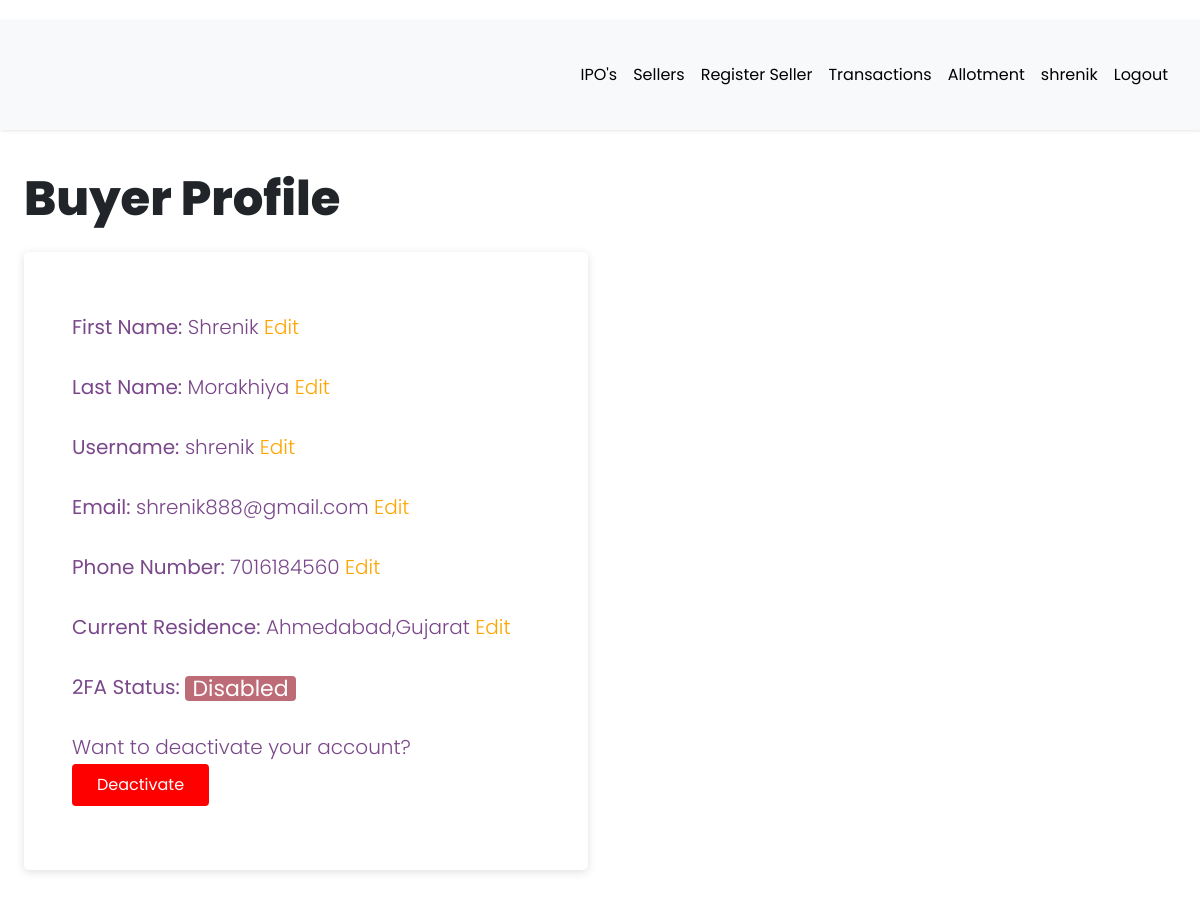
/buyer/profile (signed in), run on the app's committed database.
### app/models.py (models this page shows, shortened)
class User(db.Model, UserMixin):
    __tablename__ = "user"
    id = db.Column(db.Integer, primary_key=True)
    first_name = db.Column(db.String(64), index=True, default="First Name", nullable=False)
    last_name = db.Column(db.String(64), index=True, nullable=True)
    username = db.Column(db.String(64), index=True, unique=True, nullable=False)
    email = db.Column(db.String(128), index=True, nullable=False)
    password_hash = db.Column(db.String(128))
    confirm_password = db.Column(db.String(128))
    phone_number = db.Column(db.String(20), nullable=False, unique = True)
    verification_phone = db.Column(db.String(20))
    active = db.Column(db.Boolean, nullable=False, default=True)
    delete_account = db.Column(db.Boolean, default=False)
    registered_at = db.Column(db.DateTime, default=datetime.utcnow, nullable=False)
    emails = db.relationship("Email", backref="author", lazy="dynamic")
    type = db.Column(db.String(64))
    __mapper_args__ = {"polymorphic_identity": "user", "polymorphic_on": "type"}
    def two_factor_enabled(self):
        return self.verification_phone is not None
    @property
    def is_active(self):
        return self.active

class Buyer(User):
    __tablename__ = "buyer"
    id = db.Column(
        db.Integer,
        db.ForeignKey("user.id", ondelete="CASCADE", name="fk_buyer_user_id"),  # Explicit FK name
        primary_key=True
    )
    current_residence = db.Column(db.String(64), default="Ahmedabad, Gujarat")
    __mapper_args__ = {"polymorphic_identity": "buyer", "polymorphic_load": "inline"}

### app/routes.py (the view)
@app.route("/buyer/profile")
@login_required
def buyer_profile():
    try:
        if current_user.type == "buyer":
            return render_template("buyer/profile.html", title="Buyer Profile")
        else:
            return flash_message()
    except Exception as e:
        print(f"An error occurred: {e}")
        return f"Error : {e}", 400

### app/models.py (called while the page is built)
@login.user_loader
def load_user(id):
    return User.query.get(int(id))

### app/templates/buyer/profile.html (shortened to what this page needs)
{% extends 'base.html' %}
{% block current_user_content %}
    <div class="container-fluid content">
        <h1 class="mb-4">{{ title }}</h1>
        <div class="row">
            <div class="col-sm-12 col-lg-6">
              <div class="bg-white rounded-lg users p-5">
                <p>
                    <strong>First Name:</strong> {{ current_user.first_name }}
                    <a href="#">Edit</a>
                </p>
                <p>
                    <strong>Last Name:</strong> {{ current_user.last_name }}
                    <a href="#">Edit</a>
                </p>
                <p>
                    <strong>Username:</strong> {{ current_user.username }}
                    <a href="#">Edit</a>
                </p>
                <p>
                    <strong>Email:</strong> {{ current_user.email }}
                    <a href="#">Edit</a>
                </p>
                <p>
                    <strong>Phone Number:</strong> {{ current_user.phone_number }}
                    <a href="#">Edit</a>
                </p>
                <p>
                    <strong>Current Residence:</strong> {{ current_user.current_residence }}
                    <a href="#">Edit</a>
                </p>
                {% if current_user.two_factor_enabled() %}
                    <p><strong>2FA Status: </strong><span class="label label-info">Enabled</span></p>
                {% else %}
                    <p><strong>2FA Status: </strong><span class="label label-danger">Disabled</span></p>
                {% endif %}
                <p>
                    Want to deactivate your account?
                    {% if current_user.delete_account == False %}
                        <a
                            class="btn"
                            style="background-color: red; color: white;"
                            href=" {{ url_for('buyer_deactivate_account') }} ">
                                Deactivate
                        </a>
                    {% endif %}
                </p>
              </div>
            </div>
          </div>
    </div>
{% endblock %}

### app/templates/base.html (shortened to what this page needs)
<!DOCTYPE html>
<html lang="eng">
<head>
  <link rel="stylesheet" href="https://cdnjs.cloudflare.com/ajax/libs/intl-tel-input/16.0.4/css/intlTelInput.css">
  <link rel="stylesheet" type="text/css" href="https://cdn.datatables.net/1.10.25/css/dataTables.bootstrap5.css">
  <link rel="stylesheet" href="{{ url_for('static', filename='css/navbar.css') }}">
  {% if current_user.is_authenticated %}
  <link rel="stylesheet" type="text/css" href="{{ url_for('static', filename='css/custom_current_user.css') }}"
    alt="52 Not available at this momoent">
  <link href="https://cdn.jsdelivr.net/npm/bootstrap@5.3.3/dist/css/bootstrap.min.css" rel="stylesheet"
>
  <link rel="stylesheet" href="{{ url_for('static', filename='css/main.css') }}">
  <link rel="stylesheet"
    href="https://cdnjs.cloudflare.com/ajax/libs/malihu-custom-scrollbar-plugin/3.1.5/jquery.mCustomScrollbar.min.css">
  {% endif %}
</head>
<body>
    {% if current_user.is_authenticated %}
    {% if current_user.is_active %}
    <div class="wrapper">
      <div id="content">
        <nav class="navbar navbar-expand-lg navbar-light bg-light">
          <div class="container-fluid">
            {% if current_user.type == "seller" %}
            <div class="collapse navbar-collapse" id="navbarSupportedContent">
              <ul class="nav navbar-nav ms-auto">
                <li class="nav-item">
                  <a class="nav-link {{ 'link_disabled' if request.endpoint == 'view_product' else '' }}"
                    href="{{ url_for('view_product') }}" alt="459 Not available at this moment">IPO's</a>
                </li>
                <li class="nav-item">
                  <a class="nav-link {{ 'link_disabled' if request.endpoint == 'all_pan' else '' }}"
                    href="{{ url_for('all_pan') }}" alt="459 Not available at this moment">My Pan</a>
                </li>
                <li class="nav-item">
                  <a class="nav-link {{ 'link_disabled' if request.endpoint == 'add_pan' else '' }}"
                    href="{{ url_for('add_pan') }}" alt="459 Not available at this moment">Add Pan</a>
                </li>
                <li class="nav-item">
                  <a class="nav-link {{ 'link_disabled' if request.endpoint == 'all_transaction' else '' }}"
                    href="{{ url_for('all_transaction') }}" alt="459 Not available at this moment">Transactions</a>
                </li>
                <li class="nav-item">
                  <a class="nav-link {{ 'link_disabled' if request.endpoint == 'checking_allotment' else '' }}"
                    href="{{ url_for('checking_allotment') }}" alt="459 Not available at this moment">Allotment</a>
                </li>
                <li class="nav-item ">
                  <a class="nav-link {{ 'link_disabled' if request.endpoint == 'dashboard' else '' }}"
                    href="{{ url_for('dashboard') }}" alt="459 Not available at this moment">{{ current_user.username
                    }}</a>
                </li>
                <li class="nav-item">
                  <a class="nav-link {{ 'link_disabled' if request.endpoint == 'logout' else '' }}"
                    href="{{ url_for('logout') }}" alt="459 Not available at this moment">Logout</a>
                </li>
              </ul>
            </div>
            {% elif current_user.type == "buyer" %}
            <div class="collapse navbar-collapse" id="navbarSupportedContent">
              <ul class="nav navbar-nav ms-auto">
                <li class="nav-item">
                  <a class="nav-link {{ 'link_disabled' if request.endpoint == 'view_product' else '' }}"
                    href="{{ url_for('view_product') }}" alt="459 Not available at this moment">IPO's</a>
                </li>
                <li class="nav-item">
                  <a class="nav-link {{ 'link_disabled' if request.endpoint == 'all_sellers' else '' }}"
                    href="{{ url_for('all_sellers') }}" alt="459 Not available at this moment">Sellers</a>
                </li>
                <li class="nav-item">
                  <a class="nav-link {{ 'link_disabled' if request.endpoint == 'register_seller' else '' }}"
                    href="{{ url_for('register_seller') }}" alt="459 Not available at this moment">Register Seller</a>
                </li>
                <li class="nav-item">
                  <a class="nav-link {{ 'link_disabled' if request.endpoint == 'all_sellers' else '' }}"
                    href="{{ url_for('all_sellers') }}" alt="459 Not available at this moment">Transactions</a>
                </li>
                <li class="nav-item">
                  <a class="nav-link {{ 'link_disabled' if request.endpoint == 'checking_allotment' else '' }}"
                    href="{{ url_for('checking_allotment') }}" alt="459 Not available at this moment">Allotment</a>
                </li>
                <li class="nav-item ">
                  <a class="nav-link {{ 'link_disabled' if request.endpoint == 'dashboard' else '' }}"
                    href="{{ url_for('dashboard') }}" alt="459 Not available at this moment">{{ current_user.username
                    }}</a>
                </li>
                <li class="nav-item">
                  <a class="nav-link {{ 'link_disabled' if request.endpoint == 'logout' else '' }}"
                    href="{{ url_for('logout') }}" alt="459 Not available at this moment">Logout</a>
                </li>
              </ul>
            </div>
            {% endif %}
        </nav>
        {% block current_user_content %}
        {% endblock %}
      </div>
    </div>
    {% endif %}
    {% endif %}
</body>
</html>

### app/static/css/navbar.css (style rules this page uses)
:root { --default-primary: #90f188; --default-secondary: #0f1d07; --container-gutter: clamp(2.5rem, 2.6455026455vw, 3.325rem); --theme-primary: var(--default-primary); --theme-secondary: var(--default-secondary); }

### app/static/css/custom_current_user.css (style rules this page uses)
body { font-family: 'Poppins', sans-serif; background: #fafafa; }
p { font-family: 'Poppins', sans-serif; font-size: 1.1em; font-weight: 300; line-height: 1.7em; color: #7a488a; }
a, a:hover, a:focus { color: inherit; text-decoration: none; transition: all 0.3s; }
.navbar { padding: 15px 10px; background: #fff; border: none; border-radius: 0; margin-bottom: 40px; box-shadow: 1px 1px 3px #0000001a; }
.wrapper { display: flex; width: 100%; }
#content { width: calc(100%); padding-top: 20px; padding-bottom: 20px; min-height: 100vh; transition: all 0.3s; position: absolute; top: 0; right: 0; }
@media screen and (min-width: 992px) and (max-width: 1200px) { p { padding-top: 10px; font-size: 15px; } }
@media screen and (min-width: 1200px) and (max-width: 1300px) { p { padding-top: 10px; font-size: 20px; } }
.users { margin-bottom: 25px; padding: 25px; border-radius: 15px; box-shadow: #63636333 0px 2px 8px 0px; }
.btn { display: inline-block; font-weight: 400; line-height: 0.5; color: #575555; text-align: center; text-decoration: none; vertical-align: middle; cursor: pointer; -webkit-user-select: none; -moz-user-select: none; -ms-user-select: none; user-select: none; background-color: #c2c2c2; border: 1px solid transparent; padding: 0.8rem 0.8rem; font-size: 1.1em; border-radius: 0.25rem; transition: color 0.15s ease-in-out, background-color 0.15s ease-in-out, border-color 0.15s ease-in-out, box-shadow 0.15s ease-in-out; }
.label { display: inline-block; font-weight: 400; line-height: 0.5; text-align: center; text-decoration: none; vertical-align: middle; cursor: pointer; -webkit-user-select: none; -moz-user-select: none; -ms-user-select: none; user-select: none; background-color: #e2e2e2; border: 1px solid transparent; padding: 0.4rem 0.4rem; font-size: 1.1em; border-radius: 0.25rem; transition: color 0.15s ease-in-out, background-color 0.15s ease-in-out, border-color 0.15s ease-in-out, box-shadow 0.15s ease-in-out; }
.label-danger { background-color: #bd6b76; }
.label-info, .label-success, .label-warning, .label-danger, .label-info:hover, .label-success:hover, .label-warning:hover, .label-danger:hover { color: white; }

### data on the page
User: username "shrenik", first_name "Shrenik", last_name "Morakhiya", email "shrenik888@gmail.com", phone_number "7016184560"
Buyer: current_residence "Ahmedabad,Gujarat"

### other printed values
{{ title }} "Buyer Profile"
